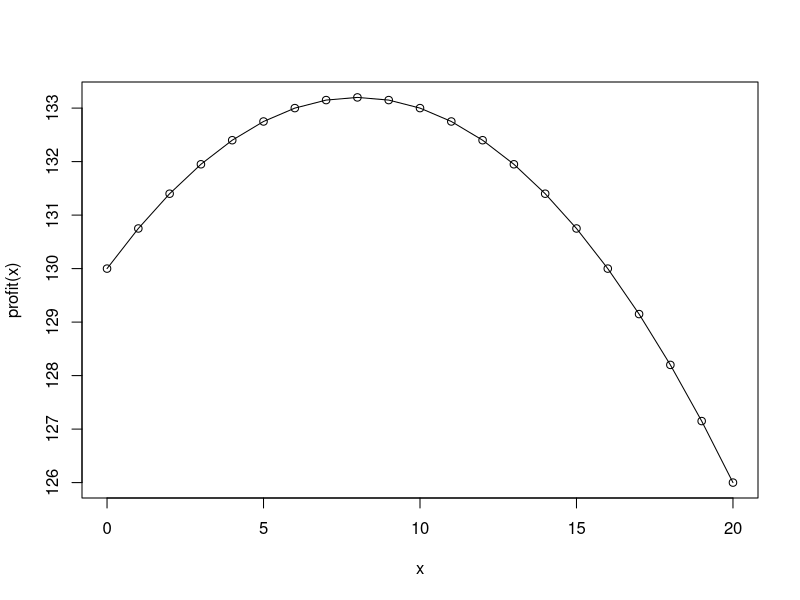

Source code (R): (Note: this script raises an error after producing the figure.)
## Chapter 1 Example Problem (P. 4)
#  The Pig Problem

## Bisection

bisection = function(f,a,b,tol=0.0001){
  if (f(a)*f(b) > 0){
    return ("Boundary Conditions Not Met")
  }
  else{
    middle = a
    while (abs(f(middle))>tol){
      middle = (a+b)/2
      if (f(middle)*f(a)>0) (a = middle)
      else (b = middle)
      x=middle
      y=f(middle)
      ## if you want to "see" what happens at every step, take off the # of the next line ##
      #cat(sprintf("x-Val: %.4f ; f(x-val): %.4f\n",x,y))
    }
    return (middle)
  }
}

## F-Prime
fprime = function (f,a,h=0.0001){(f(a+h)-f(a-h))/(2*h)}

## dProfit
dProfit = function(x){fprime(profit,x)}

## Define your model as a function
profit = function(x){return((0.65-0.01*x)*(200+5*x)-0.45*x)}

## List the domain you want displayed on the graph
x = seq(0,20,1)

## Plot the model
plot(x,profit(x),type="o")

## Visually find where the max could be. Say around 8. Plug in 8 to our model to estimate the maximum profit.
print(profit(8))

## Solve the problem
## dProfit solves Profit' for 0
dProfit = function(x){fprime(profit,x)}
## Bisection applies the bisection method
ans = bisection(dProfit,0,20)
print(ans)

## Plug ans back into objective function to find maximum function
print(profit(ans))

## Sensitivity Analysis
## Concerned with assumption on price of pork decreasing 0.01 per day
## Making a for statement to observe sensitivity of the variable
ans.time=0
ans.prof=0
r = seq(0.008,0.012,0.001)
for (i in 1:length(r)){
  ## Change 0.01 to the variable r
  profit = function(x){return((0.65-r*x)*(200+5*x)-0.45*x)}
  dProfit = function(x){fprime(profit,x)}
  ans.time[i] = bisection(dProfit,0,20)
  ans.prof[i] = profit(ans.time[i])
}
  result = data.frame(price = r, time = ans.time, profit = ans.prof)
  print(result)
  